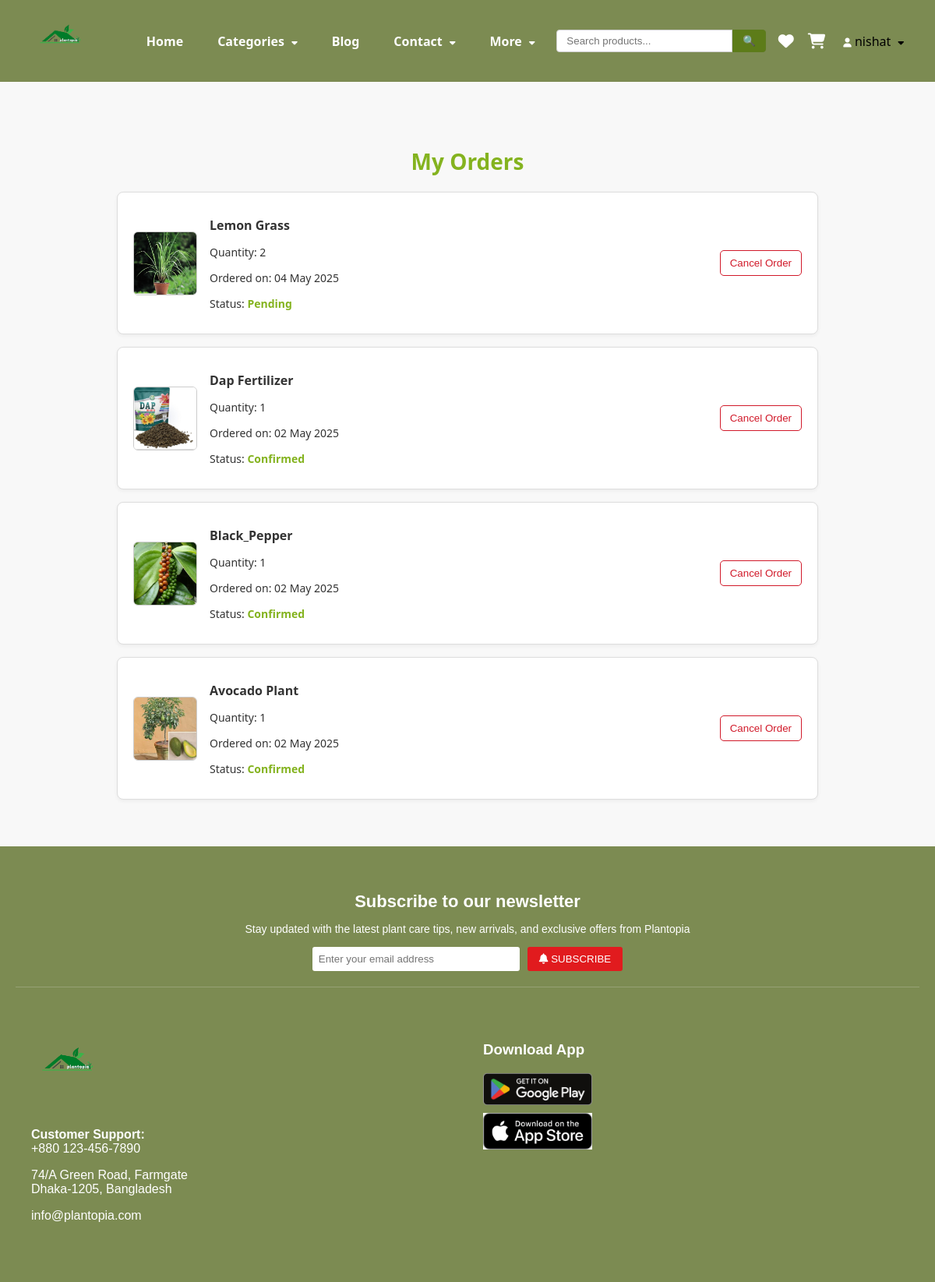
The page /my-orders/ (signed in) on the database its author committed.
### shop/models.py (models this page shows, shortened)
class OrderItem(models.Model):
    order = models.ForeignKey(Order, on_delete=models.CASCADE, related_name='items')
    product = models.ForeignKey(Product, on_delete=models.CASCADE)
    quantity = models.PositiveIntegerField(default=1)

class Product(models.Model):
    name = models.CharField(max_length=100)
    slug = models.SlugField(max_length=255, unique=True, blank=True)
    image = models.ImageField(upload_to='products/')
    price = models.DecimalField(max_digits=8, decimal_places=2)
    discount_price = models.DecimalField(max_digits=8, decimal_places=2, null=True, blank=True)
    category = models.ForeignKey('Category', on_delete=models.CASCADE)
    description = models.TextField(blank=True, null=True)
    availability = models.BooleanField(default=True)
    size = models.CharField(max_length=50, blank=True, null=True)
    stock = models.PositiveIntegerField(default=0)
    rating = models.FloatField(
        default=0,
        validators=[MinValueValidator(0), MaxValueValidator(5)]
    )
    best_deal = models.BooleanField(default=False)
    owner = models.ForeignKey(User, on_delete=models.CASCADE, null=True, blank=True, related_name="products")

class Order(models.Model):
    STATUS_CHOICES = (
        ('Pending', 'Pending'),
        ('Confirmed', 'Confirmed'),
        ('Shipped', 'Shipped'),
        ('Delivered', 'Delivered'),
        ('Cancelled', 'Cancelled'),
    )
    PAYMENT_CHOICES = (
        ('Cash on Delivery', 'Cash on Delivery'),
        ('Bkash', 'Bkash'),
        ('Nagad', 'Nagad'),
        ('Card', 'Card'),
    )
    user = models.ForeignKey(User, on_delete=models.CASCADE, db_index=True)
    order_date = models.DateTimeField(auto_now_add=True)
    status = models.CharField(max_length=20, choices=STATUS_CHOICES, default='Pending')
    payment_option = models.CharField(max_length=50, choices=PAYMENT_CHOICES, default='Cash on Delivery')
    shipping_address = models.CharField(max_length=255, blank=True, null=True)
    phone_number = models.CharField(max_length=20, blank=True, null=True)

### shop/views.py (the view)
# urls.py: path('my-orders/', views.my_orders, name='my_orders'),
@login_required
def my_orders(request):
    orders = Order.objects.filter(user=request.user).exclude(status="Cancelled").order_by('-order_date')
    return render(request, 'my_orders.html', {'orders': orders})

### shop/context_processors.py (called while the page is built)
def categories_processor(request):
    return {
        'categories': Category.objects.filter(parent__isnull=True)
    }

### templates/my_orders.html (shortened to what this page needs)
{% extends 'base.html' %}
{% load static %}
{% block content %}
<link rel="stylesheet" href="{% static 'css/my_orders.css' %}">
<div class="orders-container">
    <h2 class="orders-heading">My Orders</h2>
    {% if orders %}
        <div class="orders-list">
            {% for order in orders %}
                {% if order.status != "Cancelled" %}
                {% for item in order.items.all %}
                        <div class="order-card">
                            <div class="order-info">
                                <img src="{{ item.product.image.url }}" alt="{{ item.product.name }}" class="order-image">
                                <div class="order-details">
                                    <h3 class="product-name">{{ item.product.name }}</h3>
                                    <p>Quantity: {{ item.quantity }}</p>
                                    <p>Ordered on: {{ order.order_date|date:"d M Y" }}</p>
                                    <p>Status: <span class="status">{{ order.status }}</span></p>
                                </div>
                            </div>
                            <div class="order-actions">
                                <button class="cancel-btn" onclick="openModal('{{ order.id }}')">Cancel Order</button>
                            </div>
                        </div>
                    {% endfor %}
                {% endif %}
            {% endfor %}
        </div>
    {% else %}
        <p class="no-orders">You have no orders yet.</p>
    {% endif %}
</div>
{% endblock %}

### templates/base.html (shortened to what this page needs)
{% load static %}
<!DOCTYPE html>
<html lang="en">
<head>
    <link rel="stylesheet" href="{% static 'css/base.css' %}">
    <link rel="stylesheet" href="https://cdnjs.cloudflare.com/ajax/libs/font-awesome/6.5.0/css/all.min.css">
</head>
<body>
<nav class="navbar">
    <div class="logo">
        <a href="{% url 'home' %}"><img src="{% static 'images/logo.png' %}" alt="Logo"></a>
    </div>
    <ul class="nav-links">
        <li><a href="{% url 'home' %}">Home</a></li>
        <li class="dropdown">
            <a href="#" id="categories-btn">Categories <i class="fa-solid fa-caret-down"></i></a>
        </li>
        <li><a href="{% url 'blog' %}">Blog</a></li>
        <li class="dropdown">
            <a href="#" id="contact-btn">Contact <i class="fa-solid fa-caret-down"></i></a>
        </li>
        <li class="dropdown">
            <a href="#" id="more-btn">More <i class="fa-solid fa-caret-down"></i></a>
        </li>
    </ul>
    <form method="GET" action="{% url 'search' %}" class="search-form" style="display: flex; align-items: center;">
        <input
            type="text"
            name="q"
            placeholder="Search products..."
            style="padding: 6px 12px; border: 1px solid #ccc; border-radius: 4px 0 0 4px; outline: none; width: 200px;">
        <button
            type="submit"
            style="padding: 6px 12px; background-color: #5d7c19; border: 1px solid #5d7b1e; border-radius: 0 4px 4px 0; color: white; cursor: pointer;">
            🔍
        </button>
    </form>
    <div class="nav-icons">
        {% if user.is_authenticated %}
            <a href="{% url 'wishlist' %}" class="icon-btn">
            <i class="fa fa-heart"></i>
            </a>
            <a href="{% url 'cart' %}" class="icon-btn">
            <i class="fa fa-shopping-cart"></i>
            </a>
        {% endif %}
        <div class="dropdown account-dropdown">
            <a href="#" id="account-btn">
                <i class="fa-solid fa-user user-icon"></i>
                {% if user.is_authenticated %}
                    {{ user.username }}
                {% endif %}
                <i class="fa-solid fa-caret-down"></i>
            </a>
        </div>
    </div>
</nav>
{% block content %}{% endblock %}
<footer class="site-footer">
    <div class="newsletter">
      <h2>Subscribe to our newsletter</h2>
      <p>Stay updated with the latest plant care tips, new arrivals, and exclusive offers from Plantopia</p>
      <form class="newsletter-form">
        <input type="email" placeholder="Enter your email address">
        <button type="submit">
          <i class="fas fa-bell"></i> SUBSCRIBE
        </button>
      </form>
    </div>
    <div class="footer-main">
      <div class="footer-column">
        <img src="{% static 'images/logo.png' %}" alt="Plantopia Logo" class="footer-logo">
        <p><strong>Customer Support:</strong><br>+880 123-456-7890</p>
        <p>74/A Green Road, Farmgate<br>Dhaka-1205, Bangladesh</p>
        <p><a href="mailto:info@plantopia.com">info@plantopia.com</a></p>
      </div>
      <div class="footer-column download-app">
        <h3>Download App</h3>
        <a href="#"><img src="{% static 'images/google-play.png' %}" alt="Google Play" class="app-icon"></a>
        <a href="#"><img src="{% static 'images/app-store.png' %}" alt="App Store" class="app-icon"></a>
      </div>
    </div>
  </footer>
</body>
</html>

### shop/static/css/base.css (style rules this page uses)
body { margin: 0; font-family: 'Segoe UI', sans-serif; background: #f8f8f8; }
a { text-decoration: none; color: inherit; }
ul { list-style: none; }
.navbar { background: #7C8B52; display: flex; justify-content: space-between; align-items: center; padding: 10px 40px; }
.logo img { height: 80px; }
.nav-links { display: flex; align-items: center; gap: 20px; }
.nav-links > li > a { color: white; font-weight: bold; padding: 8px 12px; border-radius: 6px; transition: background 0.3s; }
.nav-icons { display: flex; align-items: center; gap: 18px; }
.icon-btn { color: white; font-size: 20px; }
.user-icon { color: white; font-size: 22px; cursor: pointer; }
.dropdown { position: relative; }
.dropdown > a i { margin-left: 5px; font-size: 12px; }
.site-footer { background-color: #7C8B52;; color: #fff; padding: 40px 20px; font-family: Arial, sans-serif; }
.newsletter { text-align: center; background-color: #7C8B52 !important; padding-bottom: 20px; }
.newsletter h2 { font-size: 22px; margin-bottom: 10px; }
.newsletter p { margin-bottom: 15px; font-size: 14px; }
.newsletter-form { display: inline-flex; gap: 10px; flex-wrap: wrap; justify-content: center; }
.newsletter-form input[type="email"] { padding: 8px; border: none; width: 250px; border-radius: 3px; }
.newsletter-form button { background-color: #e11b1e; color: white; padding: 8px 15px; border: none; border-radius: 3px; cursor: pointer; }
.footer-main { display: flex; justify-content: space-between; flex-wrap: wrap; padding-top: 30px; border-top: 1px solid rgba(255, 255, 255, 0.2); }
.footer-column { flex: 1; min-width: 200px; margin: 20px; }
.footer-logo { width: 100px; margin-bottom: 10px; }
.download-app .app-icon { display: block; margin: 10px 0; width: 140px; }

### shop/static/css/my_orders.css (style rules this page uses)
.orders-container { max-width: 900px; margin: 40px auto; padding: 20px; min-height: 70vh; }
.orders-heading { font-size: 28px; color: #84b31f; font-weight: bold; margin-bottom: 20px; text-align: center; }
.orders-list { display: flex; flex-direction: column; gap: 16px; }
.order-card { background: #fff; padding: 15px 20px; border: 1px solid #ddd; border-radius: 8px; display: flex; justify-content: space-between; align-items: center; box-shadow: 0 2px 5px rgba(0,0,0,0.05); }
.order-info { display: flex; align-items: center; gap: 16px; }
.order-image { width: 80px; height: 80px; object-fit: cover; border-radius: 6px; border: 1px solid #ccc; }
.order-details { font-size: 14px; color: #333; }
.product-name { font-size: 16px; font-weight: 600; margin-bottom: 4px; }
.status { font-weight: bold; color: #84b31f; }
.order-actions { display: flex; flex-direction: column; gap: 8px; }
.cancel-btn { padding: 8px 12px; border: 1px solid #d11a2a; color: #d11a2a; background: #fff; border-radius: 5px; cursor: pointer; }

### rows shown on the page
Order: order_date "04 May 2025", status "Pending"
OrderItem: product.image (picture), product.name "Lemon Grass", quantity "2"
Order: order_date "02 May 2025", status "Confirmed"
OrderItem: product.image (picture), product.name "Dap Fertilizer", quantity "1"
Order: order_date "02 May 2025", status "Confirmed"
OrderItem: product.image (picture), product.name "Black_Pepper", quantity "1"
OrderItem: product.image (picture), product.name "Avocado Plant", quantity "1"

### other values the page prints
{{ user.username }} "nishat"
